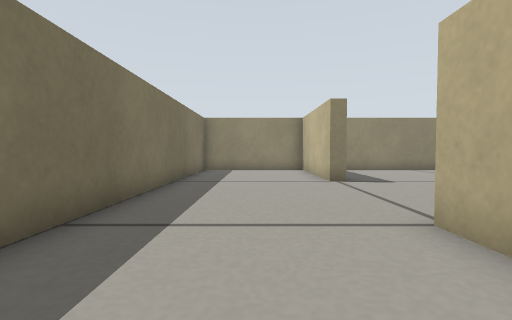
view 1 (above)

12 first-person views from a walk through a Gazebo world. The camera is 0.19 m above the floor, tilts 2° down and sees 85° across. The floor is counted in squares, 0.2 m on a side. Each view is taken from the middle of a square. On the plan, view 1 faces up. The plan holds only what a view shows up to about 11 squares ahead; the rest is blank.

view 2
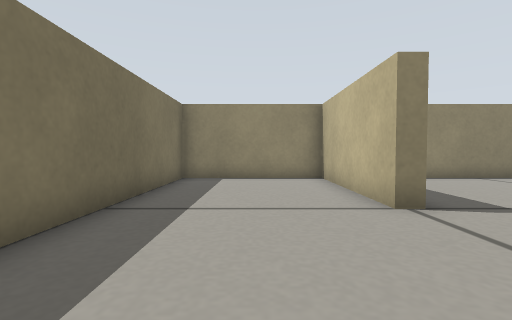

view 3
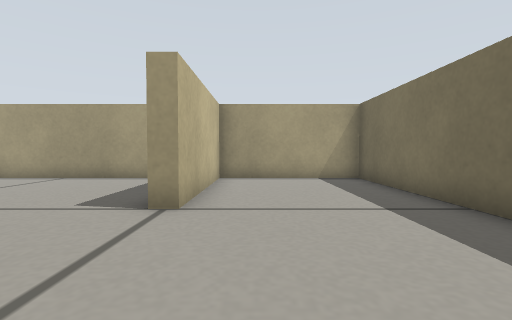

view 4
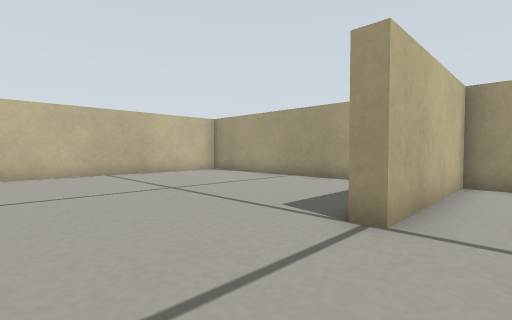

view 5
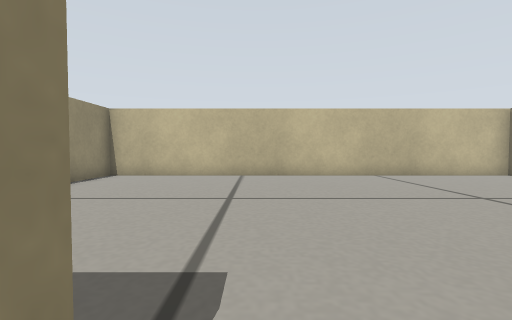

view 6
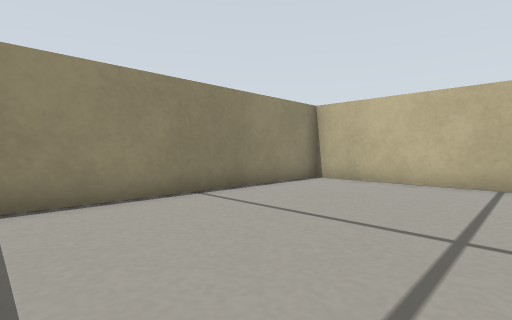

view 7
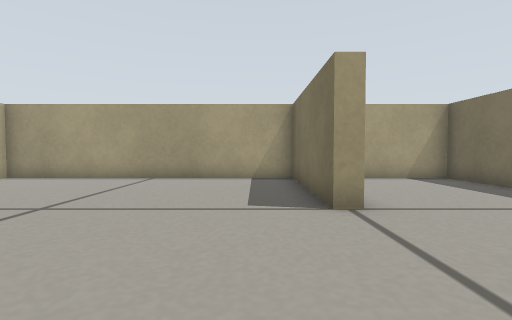

view 8
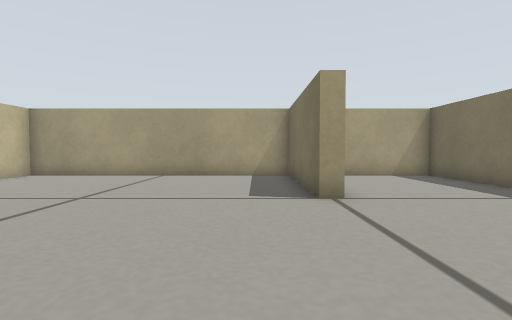

view 9
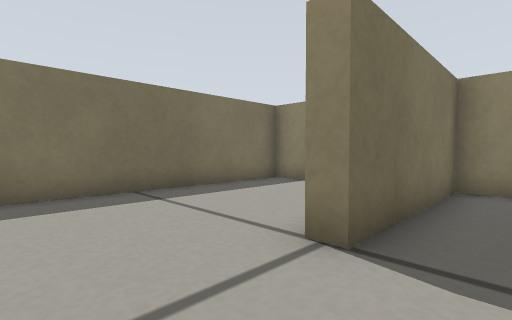

view 10
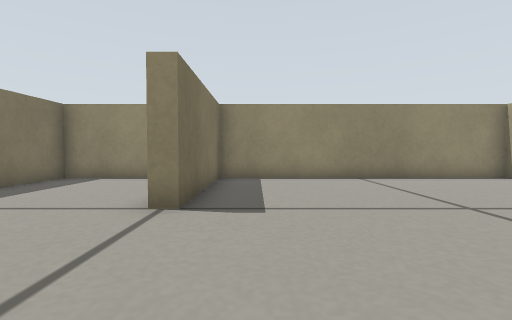

view 11
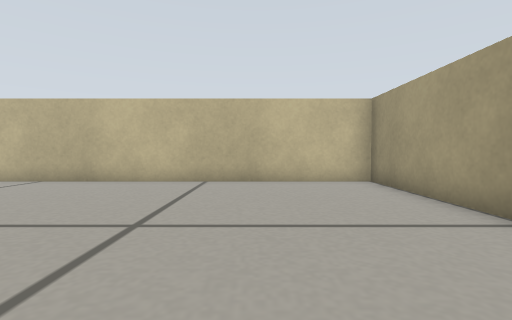

view 12
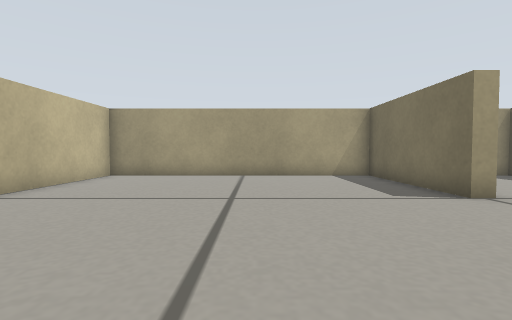

### Floor plan
Points are (right, up) in squares from view 1. A wall is a line through its corners. A room is listed if a view was taken in it or the views show most of it. See-through windows are left out.
Room 1 (views 1, 2, 3, 4, 5)
walls: (2.7, 8.5) (2.3, 8.5) (2.3, 13.5) (-2.5, 13.5) (-2.5, -1.5) (2.3, -1.5) (2.3, 3.5) (2.7, 3.5)
ways out: opening at (2.5, 6) to room 2
Room 2 (views 6, 7, 8, 9, 10, 11, 12)
walls: (2.7, 3.5) (2.7, -1.5) (12.5, -1.5) (12.5, 13.5) (2.7, 13.5) (2.7, 8.5)
ways out: opening at (2.5, 6) to room 1

Positions as (right, up) in squares from view 1, and headings:
1: (0, 0), facing up
2: (0, 4), facing up
3: (1, 8), facing down
4: (1, 7), facing down-right
5: (2, 8), facing right
6: (4, 8), facing up-right
7: (4, 8), facing down
8: (4, 9), facing down
9: (4, 6), facing up-left
10: (4, 4), facing up
11: (4, 2), facing right
12: (7, 9), facing down
